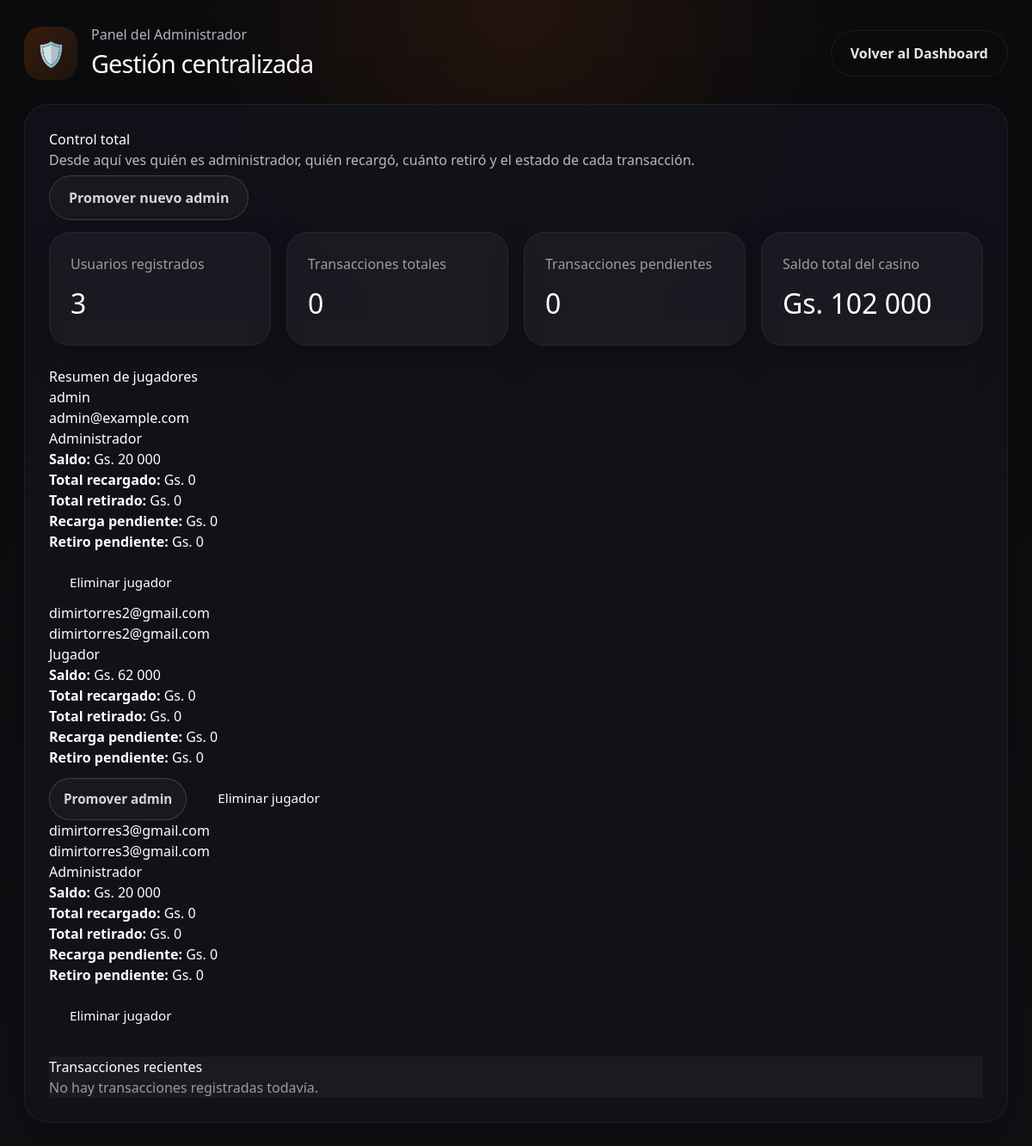
The page /casino/admin-panel/ (signed in) on the database its author committed.
### casino/models.py (models this page shows)
class Player(AbstractUser):
    nombre = models.CharField(max_length=64, verbose_name=_("Nombres"))
    apellido = models.CharField(max_length=64, verbose_name=_("Apellidos"))
    edad = models.PositiveSmallIntegerField(verbose_name=_("Edad"), validators=[validar_edad_mayoria])
    sexo = models.CharField(max_length=16, choices=[("M", "Masculino"), ("F", "Femenino"), ("O", "Otro")], verbose_name=_("Sexo"))
    estado_civil = models.CharField(
        max_length=24,
        choices=[
            ("soltero", "Soltero"),
            ("casado", "Casado"),
            ("divorciado", "Divorciado"),
            ("viudo", "Viudo"),
            ("union_libre", "Unión libre"),
        ],
        verbose_name=_("Estado Civil"),
    )
    saldo = EncryptedDecimalField(
        max_digits=14,
        decimal_places=0,
        default=20000,
        verbose_name=_("Saldo Disponible (Gs.)"),
        help_text=_("Saldo cifrado en Guaraníes."),
    )
    recibio_regalo = models.BooleanField(
        default=False,
        verbose_name=_("Recibió bono de bienvenida"),
        help_text=_("Marca si el usuario obtuvo el regalo de los primeros registros."),
    )
    slot_play_count = models.PositiveIntegerField(
        default=0,
        verbose_name=_("Jugadas consecutivas de tragamonedas"),
        help_text=_("Contador acumulado de giros de tragamonedas para habilitar jackpots de retención."),
    )
    bonus_balance = models.DecimalField(
        max_digits=14,
        decimal_places=0,
        default=0,
        verbose_name=_("Saldo de bono"),
    )
    bonus_rollover = models.DecimalField(
        max_digits=14,
        decimal_places=0,
        default=0,
        verbose_name=_("Rollover acumulado"),
    )
    bonus_rollover_target = models.DecimalField(
        max_digits=14,
        decimal_places=0,
        default=0,
        verbose_name=_("Meta de rollover"),
    )
    free_spins = models.PositiveIntegerField(
        default=0,
        verbose_name=_("Giros gratis disponibles"),
    )
    REQUIRED_FIELDS = ["email", "nombre", "apellido", "edad", "sexo", "estado_civil"]
    class Meta:
        verbose_name = "Jugador"
        verbose_name_plural = "Jugadores"

### casino/views.py (the view)
# urls.py: path("admin-panel/", views.admin_panel, name="admin_panel"),
@login_required
@user_passes_test(is_admin)
def admin_panel(request):
    jugadores = Player.objects.all().order_by("username")
    transacciones = Transaction.objects.order_by("-creado_en")
    total_balance = sum((player.saldo or Decimal(0)) for player in jugadores)
    jugadores_data = []
    for jugador in jugadores:
        recargas = Transaction.objects.filter(player=jugador, tipo="recarga")
        retiros = Transaction.objects.filter(player=jugador, tipo="retiro")
        jugadores_data.append({
            "player": jugador,
            "is_admin": jugador.is_staff or jugador.is_superuser,
            "total_recarga": recargas.aggregate(total=Sum("monto"))["total"] or 0,
            "total_retiro": retiros.aggregate(total=Sum("monto"))["total"] or 0,
            "recarga_pendiente": recargas.filter(estado="pendiente").aggregate(total=Sum("monto"))["total"] or 0,
            "recarga_aprobada": recargas.filter(estado="aprobado").aggregate(total=Sum("monto"))["total"] or 0,
            "retiro_pendiente": retiros.filter(status="pendiente").aggregate(total=Sum("monto"))["total"] or 0,
            "retiro_pagado": retiros.filter(status="pagado").aggregate(total=Sum("monto"))["total"] or 0,
        })
    stats = {
        "total_users": jugadores.count(),
        "total_transactions": transacciones.count(),
        "pending_transactions": transacciones.filter(estado="pendiente").count(),
        "approved_transactions": transacciones.filter(estado="aprobado").count(),
        "total_balance": int(total_balance),
        "jugadores_data": jugadores_data,
        "transacciones": transacciones,
        "admin_panel_url": reverse("casino:admin_panel"),
        "promote_admin_url": reverse("casino:add_admin"),
    }
    return render(request, "casino/admin_panel.html", stats)

### casino/fields.py (called while the page is built)
    def from_db_value(self, value: bytes | None, expression, connection) -> Decimal | None:
        if value is None:
            return None
        cipher = get_cipher()
        if isinstance(value, memoryview) or isinstance(value, bytearray):
            value = bytes(value)
        if isinstance(value, str):
            try:
                import base64
                value = base64.urlsafe_b64decode(value.encode())
            except Exception:
                value = value.encode()
        try:
            plain = cipher.decrypt(value)
            return Decimal(plain.decode())
        except (InvalidToken, ValueError):
            raise ValidationError("No se pudo descifrar el saldo almacenado.")

### casino/utils.py (called while the page is built)
def get_cipher():
    key = settings.FERNET_KEY
    if isinstance(key, str):
        key_bytes = key.encode()
    elif isinstance(key, (bytes, bytearray, memoryview)):
        key_bytes = bytes(key)
    else:
        key_bytes = str(key).encode()
    return Fernet(key_bytes)

### casino/views.py (called while the page is built)
def is_admin(user):
    return user.is_superuser or user.is_staff

### templates/casino/admin_panel.html (shortened to what this page needs)
{% extends "base.html" %}
{% load humanize %}
{% block content %}
    <div class="dashboard-page">
        <div class="layout-shell">
            <header class="topbar">
                <div class="brand-hero">
                    <span class="brand-mark">🛡️</span>
                    <div>
                        <p>Panel del Administrador</p>
                        <h1>Gestión centralizada</h1>
                    </div>
                </div>
                <a href="{% url 'casino:dashboard' %}" class="btn-ghost">Volver al Dashboard</a>
            </header>
            <main class="admin-shell glass-panel">
                <div class="admin-hero">
                    <div>
                        <h2>Control total</h2>
                        <p>Desde aquí ves quién es administrador, quién recargó, cuánto retiró y el estado de cada transacción.</p>
                    </div>
                    <div class="admin-links">
                        <a href="{% url 'casino:add_admin' %}" class="btn-secondary">Promover nuevo admin</a>
                    </div>
                </div>
                <div class="metrics-grid">
                    <div class="metric-card">
                        <span>Usuarios registrados</span>
                        <h3>{{ total_users }}</h3>
                    </div>
                    <div class="metric-card">
                        <span>Transacciones totales</span>
                        <h3>{{ total_transactions }}</h3>
                    </div>
                    <div class="metric-card">
                        <span>Transacciones pendientes</span>
                        <h3>{{ pending_transactions }}</h3>
                    </div>
                    <div class="metric-card">
                        <span>Saldo total del casino</span>
                        <h3>Gs. {{ total_balance|intcomma }}</h3>
                    </div>
                </div>
                <section class="player-list" style="margin-top: 24px;">
                    <h3>Resumen de jugadores</h3>
                    <div class="players-grid">
                        {% for entry in jugadores_data %}
                        <article class="player-card">
                            <div class="player-card-header">
                                <div>
                                    <h4>{{ entry.player.username }}</h4>
                                    <p>{{ entry.player.email }}</p>
                                </div>
                                <span class="status-chip {% if entry.is_admin %}status-active{% else %}status-secondary{% endif %}">{{ entry.is_admin|yesno:"Administrador,Jugador" }}</span>
                            </div>
                            <p><strong>Saldo:</strong> Gs. {{ entry.player.saldo|intcomma }}</p>
                            <p><strong>Total recargado:</strong> Gs. {{ entry.total_recarga|intcomma }}</p>
                            <p><strong>Total retirado:</strong> Gs. {{ entry.total_retiro|intcomma }}</p>
                            <p><strong>Recarga pendiente:</strong> Gs. {{ entry.recarga_pendiente|intcomma }}</p>
                            <p><strong>Retiro pendiente:</strong> Gs. {{ entry.retiro_pendiente|intcomma }}</p>
                            <div class="actions-row" style="margin-top: 12px;">
                                {% if not entry.is_admin %}
                                    <form method="post" action="{% url 'casino:promote_to_admin' entry.player.id %}" style="display:inline;">
                                        <button type="submit" class="btn-secondary small">Promover admin</button>
                                    </form>
                                {% endif %}
                                <form method="post" action="{% url 'casino:delete_player' entry.player.id %}" style="display:inline; margin-left: 8px;">
                                    <button type="submit" class="btn-danger small">Eliminar jugador</button>
                                </form>
                            </div>
                        </article>
                        {% endfor %}
                    </div>
                </section>
                <section class="transactions-list" style="margin-top: 24px;">
                    <h3>Transacciones recientes</h3>
                    {% if transacciones %}
                        {% for transaccion in transacciones %}
                        <article class="transaction-card">
                            <div class="transaction-header">
                                <div>
                                    <p class="meta"><strong>{{ transaccion.player.username }}</strong> • {{ transaccion.tipo|title }} • Gs. {{ transaccion.monto|intcomma }}</p>
                                    <p>{{ transaccion.creado_en }}</p>
                                </div>
                                <div>
                                    <span class="status-chip {% if transaccion.estado == 'aprobado' %}status-active{% elif transaccion.estado == 'pendiente' %}status-warning{% else %}status-secondary{% endif %}">{{ transaccion.estado|title }}</span>
                                    <span class="status-chip {% if transaccion.status == 'pagado' %}status-active{% else %}status-warning{% endif %}">{{ transaccion.status|title }}</span>
                                </div>
                            </div>
                            <p><strong>Banco:</strong> {{ transaccion.banco }}</p>
                            <p><strong>Cuenta:</strong> {{ transaccion.tipo_cuenta }}</p>
                            <p><strong>Titular:</strong> {{ transaccion.titular }}</p>
                            <p><strong>Cédula:</strong> {{ transaccion.cedula }}</p>
                            <p><strong>Teléfono:</strong> {{ transaccion.telefono }}</p>
                            {% if transaccion.comprobante %}
                                <img src="{{ transaccion.comprobante.url }}" alt="Comprobante" class="receipt-image" />
                            {% endif %}
                            <div class="actions-row" style="margin-top: 12px;">
                                {% if transaccion.tipo == 'recarga' and transaccion.estado == 'pendiente' %}
                                    <form method="post" action="{% url 'casino:approve_transaction' transaccion.id %}" style="display:inline;">
                                        {% csrf_token %}
                                        <button type="submit" class="btn-primary small">Aprobar carga</button>
                                    </form>
                                    <form method="post" action="{% url 'casino:refund_transaction' transaccion.id %}" style="display:inline; margin-left: 8px;">
                                        {% csrf_token %}
                                        <button type="submit" class="btn-secondary small">Reembolsar</button>
                                    </form>
                                {% elif transaccion.tipo == 'retiro' and transaccion.status == 'pendiente' %}
                                    <form method="post" action="{% url 'casino:mark_transaction_paid' transaccion.id %}" style="display:inline;">
                                        {% csrf_token %}
                                        <button type="submit" class="btn-primary small">Marcar pagado</button>
                                    </form>
                                {% endif %}
                            </div>
                        </article>
                        {% endfor %}
                    {% else %}
                        <p class="empty-state">No hay transacciones registradas todavía.</p>
                    {% endif %}
                </section>
            </main>
        </div>
    </div>
{% endblock %}

### static/css/casinopoipa.css (style rules this page uses)
:root { color-scheme: dark; font-family: 'Inter', sans-serif; background: #0f0f12; color: #e8e8ea; --orange-copper: #d35400; --gray-deep: #121214; --gray-soft: #1f2126; --text-soft: #ced0d5; --border: rgba(255, 162, 57, 0.1); }
* { box-sizing: border-box; }
body { margin: 0; min-height: 100vh; background: radial-gradient(circle at top, rgba(211, 84, 0, 0.12), transparent 25%), linear-gradient(180deg, #0b0b0e 0%, #101114 100%); }
a { color: var(--orange-copper); text-decoration: none; }
button, input, select, textarea { font: inherit; }
.glass-panel { background: rgba(18, 19, 26, 0.92); border: 1px solid rgba(255, 255, 255, 0.06); backdrop-filter: blur(20px); box-shadow: 0 32px 80px rgba(0, 0, 0, 0.35); border-radius: 28px; }
.page-auth, .dashboard-page { min-height: 100vh; }
.brand-mark { width: 62px; height: 62px; display: grid; place-items: center; border-radius: 20px; background: linear-gradient(135deg, rgba(211, 84, 0, 0.22), rgba(229, 126, 34, 0.08)); font-size: 28px; }
.brand-top h1, .brand-hero h1 { margin: 0; font-size: 1.8rem; letter-spacing: -0.03em; }
.brand-top p, .brand-hero p, .balance-info p, .panel-header p { margin: 0; color: #b3b3bd; }
.btn-primary, .btn-secondary, .btn-ghost { border: 0; border-radius: 999px; padding: 14px 22px; font-weight: 600; cursor: pointer; }
.btn-secondary { background: transparent; border: 1px solid rgba(255, 126, 34, 0.28); color: #f6f5f4; }
.btn-ghost { background: transparent; color: #e8e8ea; border: 1px solid rgba(255,255,255,0.08); }
.layout-shell { min-height: 100vh; padding: 28px; display: grid; gap: 26px; }
.topbar { display: flex; flex-wrap: wrap; gap: 16px; align-items: center; justify-content: space-between; }
.brand-hero { display: flex; align-items: center; gap: 16px; }
.balance-card, .play-panel, .cashier-panel, .admin-shell { padding: 28px; }
.btn-secondary { border: 1px solid rgba(255, 255, 255, 0.16); color: #d3d4d8; background: rgba(255, 255, 255, 0.03); }
.metric-card, .transactions-list, .action-row { background: rgba(255, 255, 255, 0.04); }
.metric-card { padding: 24px; border-radius: 24px; box-shadow: 0 18px 40px rgba(0, 0, 0, 0.18); }
.actions-row { display: flex; gap: 12px; }
.small { padding: 12px 16px; font-size: 0.95rem; }
.empty-state { color: #9a9aa0; }
.metrics-grid { display: grid; grid-template-columns: repeat(4, minmax(0, 1fr)); gap: 18px; margin-top: 22px; }
.metric-card { background: rgba(255,255,255,0.04); border: 1px solid rgba(255,255,255,0.06); border-radius: 24px; padding: 24px; }
.metric-card span { display: block; color: #9d9ba2; margin-bottom: 10px; }
.metric-card h3 { margin: 0; font-size: 2rem; color: #fff; }
.admin-hero { display: grid; gap: 20px; margin-bottom: 28px; }
.admin-hero h2 { margin: 0; }
.admin-hero p { margin: 0; color: #b9b8bf; }

### rows shown on the page
Player: player.username "admin", player.email "admin@example.com", is_admin "Administrador", player.saldo "20 000", total_recarga "0", total_retiro "0", recarga_pendiente "0", retiro_pendiente "0"
Player: player.username "dimirtorres2@gmail.com", player.email "dimirtorres2@gmail.com", is_admin "Jugador", player.saldo "62 000", total_recarga "0", total_retiro "0", recarga_pendiente "0", retiro_pendiente "0", shows "Promover admin"
Player: player.username "dimirtorres3@gmail.com", player.email "dimirtorres3@gmail.com", is_admin "Administrador", player.saldo "20 000", total_recarga "0", total_retiro "0", recarga_pendiente "0", retiro_pendiente "0"

### other values the page prints
{{ total_users }} "3"
{{ total_transactions }} "0"
{{ pending_transactions }} "0"
{{ total_balance|intcomma }} "102 000"
